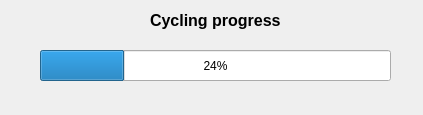
<?xml version="1.0" encoding="UTF-8"?>
<ui version="4.0">
 <class>progress_bar</class>
 <widget class="QDialog" name="progress_bar">
  <property name="geometry">
   <rect>
    <x>0</x>
    <y>0</y>
    <width>423</width>
    <height>115</height>
   </rect>
  </property>
  <property name="windowTitle">
   <string>Progress Bar</string>
  </property>
  <widget class="QProgressBar" name="progressBar">
   <property name="geometry">
    <rect>
     <x>40</x>
     <y>50</y>
     <width>351</width>
     <height>31</height>
    </rect>
   </property>
   <property name="value">
    <number>24</number>
   </property>
  </widget>
  <widget class="QLabel" name="label">
   <property name="geometry">
    <rect>
     <x>150</x>
     <y>10</y>
     <width>141</width>
     <height>21</height>
    </rect>
   </property>
   <property name="font">
    <font>
     <pointsize>12</pointsize>
     <weight>75</weight>
     <bold>true</bold>
    </font>
   </property>
   <property name="text">
    <string>Cycling progress</string>
   </property>
  </widget>
 </widget>
 <resources/>
 <connections/>
</ui>
